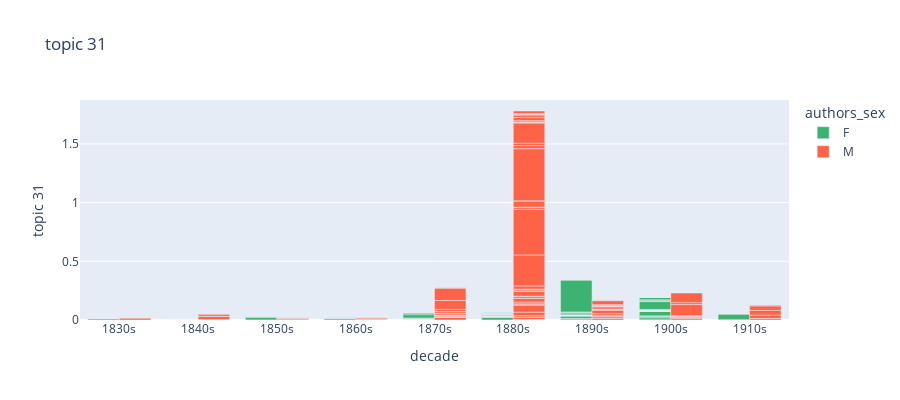

Notebook code for this chart:
### Code cell
topic_to_visualize = 'topic 31'

fig = px.bar(
    complete_data_df, 
    x="decade", 
    y=f"{topic_to_visualize}",
    color='authors_sex', 
    barmode='group',
    hover_name='book_title', 
    height=400,
    color_discrete_sequence=['MediumSeaGreen', 'Tomato'],
    title=f"{topic_to_visualize}"
    )
fig.show()

print(csp.plot(fig, filename = f"{topic_to_visualize}", auto_open=False)) #create a file on plotly chart studio account and a link in this notebook

### Figure 1 — Plotly figure (JSON) as saved in the notebook; plotly's stock layout.template omitted (floating-point values rounded to 4 significant figures; data arrays with more than 128 entries replaced by an {"elided": "..."} marker saying what was removed)
{"data": [{"alignmentgroup": "True", "hovertemplate": "<b>%{hovertext}</b><br><br>authors_sex=F<br>decade=%{x}<br>topic 31=%{y}<extra></extra>", "hovertext": {"elided": "157 str values"}, "legendgroup": "F", "marker": {"color": "MediumSeaGreen", "pattern": {"shape": ""}}, "name": "F", "offsetgroup": "F", "orientation": "v", "showlegend": true, "textposition": "auto", "type": "bar", "x": {"elided": "157 str values"}, "xaxis": "x", "y": {"elided": "157 float values"}, "yaxis": "y"}, {"alignmentgroup": "True", "hovertemplate": "<b>%{hovertext}</b><br><br>authors_sex=M<br>decade=%{x}<br>topic 31=%{y}<extra></extra>", "hovertext": ["1836_marryat-mr-midshipman-easy", "1841_marryat-masterman-ready", "1844_marryat-the-settlers-in-canada", "1845_dickens-the-cricket-on-the-hearth-a-fairy-tale-of-home", "1847_marryat-the-children-of-the-new-forest", "1848_marryat-the-little-savage", "1851_ruskin-the-king-of-the-golden-river", "1855_kingsley-westward-ho", "1856_ballantyne-the-young-fur-traders", "1857_ballantyne-the-coral-island-a-tale-of-the-pacific-ocean", "1857_hughes-tom-browns-school-days", "1858_ballantyne-martin-rattler", "1858_farrar-eric-or-little-by-little", "1861_hughes-tom-brown-at-oxford", "1862_farrar-st-winfreds-the-world-of-school", "1863_ballantyne-fighting-the-whales", "1863_kingsley-the-water-babies", "1865_ballantyne-the-lighthouse", "1865_carroll-alices-adventures-in-wonderland", "1869_dickens-david-copperfield", "1870_hemyng-jack-harkaways-boy-tinker-among-the-turks", "1871_carroll-through-the-looking-glass", "1871_macdonald-at-the-back-of-the-north-wind", "1871_macdonald-ranald-bannermans-boyhood", "1872_ballantyne-the-pioneers", "1872_macdonald-the-princess-and-the-goblin", "1873_ballantyne-life-in-the-red-brigade", "1873_macdonald-gutta-percha-willie-the-working-genius", "1874_ballantyne-the-pirate-city-an-algerine-tale", "1875_ballantyne-rivers-of-ice", "1875_macdonald-a-double-story", "1876_adams-hair-breadth-escapes-the-adventures-of-the-three-boys-in-south-africa", "1877_ballantyne-the-settler-and-the-savage", "1878_kingston-the-three-admirals", "1879_hemyng-jack-harkaway-in-new-york", "1879_hemyng-the-slave-of-the-mine", "1881_ballantyne-my-doggie-and-i", "1881_reed-the-fifth-form-at-st-dominics", "1882_ballantyne-the-life-of-a-ship", "1882_henty-facing-death", "1882_jefferies-bevis-the-story-of-a-boy", "1883_ballantyne-battles-with-the-sea", "1883_ballantyne-the-thorogood-family", "1883_fenn-nat-the-naturalist-a-boys-adventures-in-the-eastern-seas", "1883_kingston-adventures-in-africa", "1883_macdonald-the-princess-and-curdie", "1883_reed-the-adventures-of-a-three-guinea-watch", "1883_stevenson-treasure-island", "1884_collingwood-the-pirate-island-a-story-of-the-south-pacific", "1884_collingwood-under-the-meteor-flag-log-of-a-midshipman-during-the-french-revolutionary-ear", "1884_fenn-through-forest-and-stream", "1884_lang-the-princess-nobody-a-tale-of-fairyland", "1885_collingwood-the-congo-rovers-a-story-of-the-slave-squadron", "1885_collingwood-the-voyage-of-the-aurora", "1885_fenn-the-new-forest-spy", "1885_henty-the-dragon-and-the-raven", "1885_henty-the-young-colonists", "1885_kingston-adventures-in-australia", "1885_reed-follow-my-leader", "1885_reed-reginald-cruden", "1886_ballantyne-the-lively-poll", "1886_ballantyne-the-prairie-chief", "1886_fenn-son-phillip", "1886_henty-for-name-and-fame", "1886_henty-within-the-enemy-lines", "1886_stevenson-kidnapped", "1887_adams-perils-in-the-transvaal-and-zululand", "1887_collingwood-the-rovers-secret-a-tale-of-the-pirate-cays-and-lagoons-of-cuba", "1887_fenn-the-bag-of-diamonds", "1887_reed-the-master-of-the-shell", "1888_henty-sturdy-and-strong", "1888_in-the-reign-of-terror", "1888_lang-the-gold-of-fairnilee", "1888_macdonald-a-rough-shaking", "1888_wilde-the-happy-prince-and-other-tales", "1889_fenn-three-boys", "1889_lang-prince-prigio", "1889_reed-sir-ludar", "1890_ballantyne-the-eagle-cliff", "1891_reed-roger-ingleton-minor", "1893_reed-the-cock-house-at-fellsgarth", "1893_stevenson-catriona", "1894_collingwood-the-cruise-of-the-esmeralda", "1894_kipling-the-jungle-book", "1894_reed-a-dog-with-a-bad-name", "1894_reed-tom-dick-and-harry", "1895_collingwood-the-pirate-slaver-a-story-of-the-west-african-coast", "1895_kipling-the-second-jungle-book", "1895_reed-kilgorman-a-story-of-ireland-in-1798", "1896_collingswood-the-log-of-privateersman", "1897_kipling-captains-courageous-a-story-of-the-grand-banks", "1898_collingwood-a-pirate-of-the-caribbees", "1898_farrow-the-wallypug-in-london", "1899_collingwood-the-castaways", "1899_kipling-stalky-and-co", "1900_farrow-the-jungle-baby", "1900_hemyng-jack-harkaway-and-his-sons-escape-from-the-brigands-of-greece", "1906_collingwood-across-the-spanish-main-a-tale-of-the-sea-in-the-days-of-queen-bess", "1907_collingwood-with-airship-and-submarine-a-tale-of-adventure", "1908_collingwood-a-middy-in-command-a-tale-of-the-slave-squadron", "1908_collingwood-under-the-chilian-flag-a-tale-of-war-between-chili-and-peru", "1909_collingwood-harry-escombe-a-tale-of-adventure-in-peru", "1909_collingwood-the-cruise-of-the-thetis-a-tale-of-the-cuban-insurrection", "1910_collingwood-a-middy-of-the-slave-squadron-a-west-african-story", "1910_kipling-rewards-and-fairies", "1911_collingwood-a-middy-of-the-king-a-romance-of-the-old-british-navy", "1911_collingwood-the-adventures-of-dick-maitland-a-tale-of-unknown-africa", "1912_collingwood-two-gallant-sons-of-davon-a-tale-of-the-days-of-queen-bess", "1914_collingwood-the-first-mate-the-story-of-a-strange-cruise"], "legendgroup": "M", "marker": {"color": "Tomato", "pattern": {"shape": ""}}, "name": "M", "offsetgroup": "M", "orientation": "v", "showlegend": true, "textposition": "auto", "type": "bar", "x": ["1830s", "1840s", "1840s", "1840s", "1840s", "1840s", "1850s", "1850s", "1850s", "1850s", "1850s", "1850s", "1850s", "1860s", "1860s", "1860s", "1860s", "1860s", "1860s", "1860s", "1870s", "1870s", "1870s", "1870s", "1870s", "1870s", "1870s", "1870s", "1870s", "1870s", "1870s", "1870s", "1870s", "1870s", "1870s", "1870s", "1880s", "1880s", "1880s", "1880s", "1880s", "1880s", "1880s", "1880s", "1880s", "1880s", "1880s", "1880s", "1880s", "1880s", "1880s", "1880s", "1880s", "1880s", "1880s", "1880s", "1880s", "1880s", "1880s", "1880s", "1880s", "1880s", "1880s", "1880s", "1880s", "1880s", "1880s", "1880s", "1880s", "1880s", "1880s", "1880s", "1880s", "1880s", "1880s", "1880s", "1880s", "1880s", "1890s", "1890s", "1890s", "1890s", "1890s", "1890s", "1890s", "1890s", "1890s", "1890s", "1890s", "1890s", "1890s", "1890s", "1890s", "1890s", "1890s", "1900s", "1900s", "1900s", "1900s", "1900s", "1900s", "1900s", "1900s", "1910s", "1910s", "1910s", "1910s", "1910s", "1910s"], "xaxis": "x", "y": [0.01502, 0.003802, 0.02784, 0.0003291, 0.01893, 4.238e-05, 0.0001406, 0.007925, 0.004913, 0.001873, 0.008937, 5.415e-05, 2.363e-05, 0.009486, 0.0009522, 0.000344, 0.0003124, 0.01077, 6.567e-05, 0.001637, 0.02425, 2.756e-05, 0.0001131, 0.004409, 0.01011, 0.0007029, 0.01479, 0.0001312, 0.01647, 0.001693, 0.0002179, 0.01754, 0.0755, 0.1076, 7.315e-05, 0.001345, 0.001586, 0.002756, 0.0002277, 0.01923, 0.01283, 0.03064, 0.06107, 0.0009223, 0.008367, 0.01559, 0.02991, 0.01504, 0.005011, 0.04409, 2.309e-05, 0.0006907, 0.01324, 0.001389, 0.02791, 0.2641, 0.3892, 0.01502, 0.001413, 0.0002317, 0.0005948, 0.05385, 0.0001694, 0.4445, 0.02677, 0.0203, 0.172, 0.009248, 5.26e-05, 0.0002174, 0.01053, 0.0279, 0.02228, 0.0001703, 0.0001009, 0.004897, 0.004518, 0.0223, 0.01286, 3.476e-05, 0.01447, 0.008501, 6.041e-05, 0.01779, 0.02849, 0.006789, 0.003124, 0.0006979, 0.01906, 0.005847, 0.0003531, 0.003071, 0.008678, 0.0007063, 0.03326, 0.01191, 0.00873, 0.0113, 0.003177, 0.0009587, 0.09538, 0.01632, 0.08198, 0.01275, 2.982e-05, 0.0294, 0.03961, 0.03821, 0.004772], "yaxis": "y"}], "layout": {"barmode": "group", "height": 400, "legend": {"title": {"text": "authors_sex"}, "tracegroupgap": 0}, "title": {"text": "topic 31"}, "xaxis": {"anchor": "y", "domain": [0, 1], "title": {"text": "decade"}}, "yaxis": {"anchor": "x", "domain": [0, 1], "title": {"text": "topic 31"}}}}
